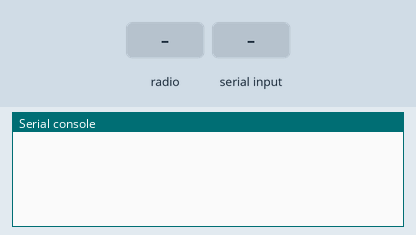
This program was run on a simulated BBC micro:bit (MakeCode). Parts: the last lines printed to the serial console. The inputs (shaded band) are chosen by the test bench. No radio messages arrive unless stated (any console line starting 'radio sent:' is added by the test bench); data-log rows are listed on the console.

Above: at 1.2 s.
1.3 s: radio message "LOG=1" arrives
At 2.4 s:
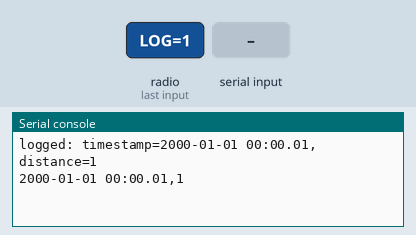
2.8 s: "LOG" typed at the serial console, then Enter
At 4.0 s:
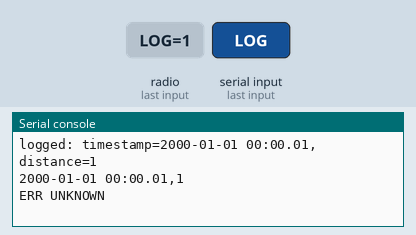
4.3 s: radio message "DIST=1" arrives
At 5.5 s:
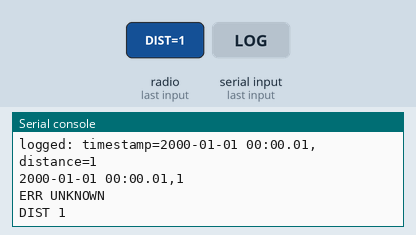
5.8 s: "CMD-DRD" typed at the serial console, then Enter
At 6.2 s:
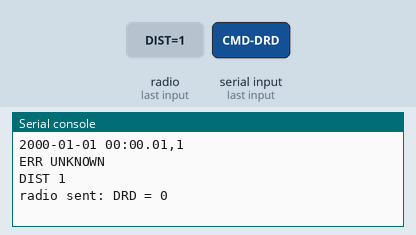
7.3 s: radio message "ACK=1" arrives
At 8.1 s:
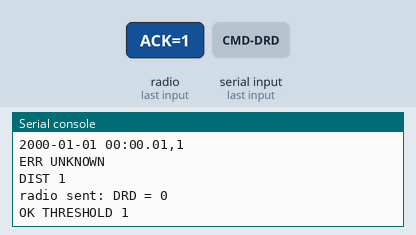
8.8 s: "CMD-TMRD" typed at the serial console, then Enter
At 9.5 s:
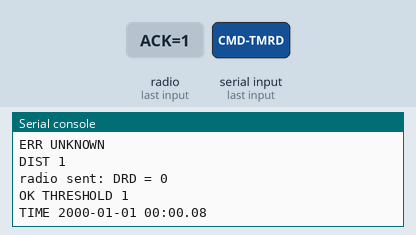

The program:

main.ts
```typescript
radio.onReceivedValue(function (name, value) {
    if (name == "LOG") {
        stamp = "" + timeanddate.date(timeanddate.DateFormat.YYYY_MM_DD) + " " + timeanddate.time(timeanddate.TimeFormat.HHMMSS24hr)
        datalogger.log(
        datalogger.createCV("timestamp", stamp),
        datalogger.createCV("distance", value)
        )
        serial.writeLine("" + stamp + "," + ("" + value))
    } else if (name == "DIST") {
        serial.writeLine("DIST " + ("" + value))
    } else if (name == "ACK") {
        serial.writeLine("OK THRESHOLD " + ("" + value))
    }
})
serial.onDataReceived(serial.delimiters(Delimiters.NewLine), function () {
    pending = serial.readLine()
})
let s = 0
let m = 0
let h = 0
let pending = ""
let stamp = ""
let line = ""
let parts : string[] = []
let valueParts : string[] = []
radio.setGroup(1)
datalogger.setColumnTitles(
"timestamp",
"distance"
)
basic.forever(function () {
    if (pending != "") {
        line = pending
        pending = ""
        parts = _py.py_string_split(line, ":")
if (line.includes("CMD-TMST") && parts.length >= 2) {
            valueParts = _py.py_string_split(parts[1], "-")
if (valueParts.length == 3) {
                h = parseInt(valueParts[0])
                m = parseInt(valueParts[1])
                s = parseInt(valueParts[2])
                if (h >= 0 && h < 24 && m >= 0 && m < 60 && s >= 0 && s < 60) {
                    timeanddate.set24HourTime(h, m, s)
                    serial.writeLine("OK TIME " + timeanddate.time(timeanddate.TimeFormat.HHMMSS24hr))
                } else {
                    serial.writeLine("ERR TIME")
                }
            } else {
                serial.writeLine("ERR TIME")
            }
        } else if (line.includes("CMD-DTST") && parts.length >= 2) {
            valueParts = _py.py_string_split(parts[1], "-")
if (valueParts.length == 3) {
                timeanddate.setDate(parseInt(valueParts[0]), parseInt(valueParts[1]), parseInt(valueParts[2]))
                serial.writeLine("OK DATE " + timeanddate.date(timeanddate.DateFormat.YYYY_MM_DD))
            } else {
                serial.writeLine("ERR DATE")
            }
        } else if (line.includes("CMD-DST") && parts.length >= 2) {
            if (parseInt(parts[1]) > 0) {
                radio.sendValue("DST", parseInt(parts[1]))
            } else {
                serial.writeLine("ERR THRESHOLD")
            }
        } else if (line.includes("CMD-DRD")) {
            radio.sendValue("DRD", 0)
        } else if (line.includes("CMD-TMRD")) {
            serial.writeLine("TIME " + timeanddate.date(timeanddate.DateFormat.YYYY_MM_DD) + " " + timeanddate.time(timeanddate.TimeFormat.HHMMSS24hr))
        } else if (line.includes("CMD-FR")) {
            datalogger.deleteLog(datalogger.DeleteType.Full)
            serial.writeLine("OK FLASH RESET")
        } else {
            serial.writeLine("ERR UNKNOWN")
        }
        basic.pause(200)
    }
    basic.pause(100)
})
```

test.ts
```typescript
// tests go here; this will not be compiled when this package is used as an extension.
```

Measured:
- after the input at 1.3 s, the serial console: prints a new line at once (image 1)
- after the input at 2.8 s, the serial console: prints a new line after 0.08 s (image 2)
- after the input at 4.3 s, the serial console: prints a new line at once (image 3)
- after the input at 5.8 s, the serial console: prints a new line after 0.05 s (image 4)
- after the input at 7.3 s, the serial console: prints a new line at once (image 5)
- after the input at 8.8 s, the serial console: prints a new line at once (image 6)
